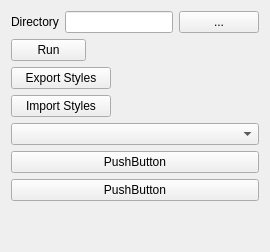
          <widget class="QWidget" name="tab_12">
           <attribute name="title">
            <string>Creator</string>
           </attribute>
           <layout class="QVBoxLayout" name="verticalLayout_13">
            <item>
             <layout class="QHBoxLayout" name="horizontalLayout_15">
              <item>
               <widget class="QLabel" name="label_12">
                <property name="text">
                 <string>Directory</string>
                </property>
               </widget>
              </item>
              <item>
               <widget class="QLineEdit" name="WSC_Directory_LineEdit">
                <property name="sizePolicy">
                 <sizepolicy hsizetype="Expanding" vsizetype="Minimum">
                  <horstretch>0</horstretch>
                  <verstretch>0</verstretch>
                 </sizepolicy>
                </property>
                <property name="minimumSize">
                 <size>
                  <width>0</width>
                  <height>20</height>
                 </size>
                </property>
               </widget>
              </item>
              <item>
               <widget class="QPushButton" name="WSC_SelectDir_Button">
                <property name="enabled">
                 <bool>true</bool>
                </property>
                <property name="sizePolicy">
                 <sizepolicy hsizetype="Minimum" vsizetype="Minimum">
                  <horstretch>0</horstretch>
                  <verstretch>0</verstretch>
                 </sizepolicy>
                </property>
                <property name="minimumSize">
                 <size>
                  <width>20</width>
                  <height>20</height>
                 </size>
                </property>
                <property name="maximumSize">
                 <size>
                  <width>16777215</width>
                  <height>16777215</height>
                 </size>
                </property>
                <property name="text">
                 <string>...</string>
                </property>
               </widget>
              </item>
             </layout>
            </item>
            <item>
             <widget class="QPushButton" name="WSCreator_RunButton">
              <property name="maximumSize">
               <size>
                <width>75</width>
                <height>16777215</height>
               </size>
              </property>
              <property name="text">
               <string>Run</string>
              </property>
             </widget>
            </item>
            <item>
             <widget class="QPushButton" name="WSC_ExportStyles">
              <property name="maximumSize">
               <size>
                <width>100</width>
                <height>16777215</height>
               </size>
              </property>
              <property name="text">
               <string>Export Styles</string>
              </property>
             </widget>
            </item>
            <item>
             <widget class="QPushButton" name="WSC_ImportStyles">
              <property name="maximumSize">
               <size>
                <width>100</width>
                <height>16777215</height>
               </size>
              </property>
              <property name="text">
               <string>Import Styles</string>
              </property>
             </widget>
            </item>
            <item>
             <widget class="QComboBox" name="comboBox"/>
            </item>
            <item>
             <widget class="QPushButton" name="pushButton_5">
              <property name="text">
               <string>PushButton</string>
              </property>
             </widget>
            </item>
            <item>
             <widget class="QPushButton" name="pushButton_9">
              <property name="text">
               <string>PushButton</string>
              </property>
             </widget>
            </item>
            <item>
             <spacer name="verticalSpacer_8">
              <property name="orientation">
               <enum>Qt::Vertical</enum>
              </property>
              <property name="sizeHint" stdset="0">
               <size>
                <width>20</width>
                <height>40</height>
               </size>
              </property>
             </spacer>
            </item>
           </layout>
          </widget>
